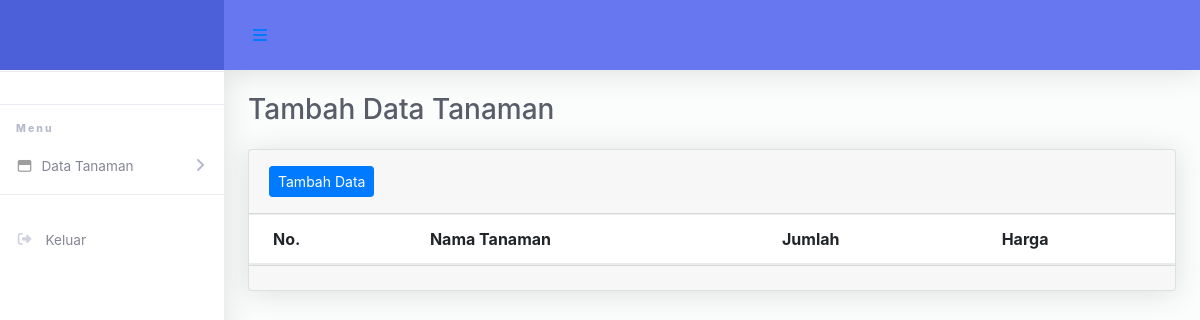
The page /crudTanaman/tambahData.php on the database as committed earlier.
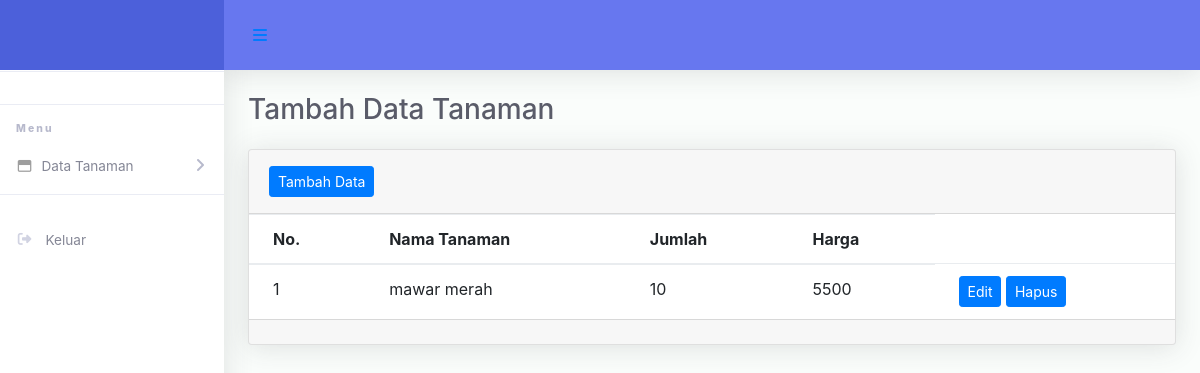
The same page on the database as committed later.
### tables this page shows
CREATE TABLE `crud` (
  `id_crud` int(11) NOT NULL,
  `nama` varchar(50) NOT NULL,
  `jumlah` int(100) NOT NULL,
  `harga` int(100) NOT NULL
);

### crudTanaman/tambahData.php (the view, shortened to what this page needs)
<!DOCTYPE html>
<html lang="en">
<head>
  <link href="../vendor/fontawesome-free/css/all.min.css" rel="stylesheet" type="text/css">
  <link href="../vendor/bootstrap/css/bootstrap.min.css" rel="stylesheet" type="text/css">
  <link href="../css/ruang-admin.min.css" rel="stylesheet">
</head>
<body id="page-top">
  <div id="wrapper">
    <ul class="navbar-nav sidebar sidebar-light accordion" id="accordionSidebar">
      <a class="sidebar-brand d-flex align-items-center justify-content-center" href="index_user.php">
      </a>
      <hr class="sidebar-divider">
      <hr class="sidebar-divider">
      <div class="sidebar-heading">
        Menu
      </div>
      <li class="nav-item">
        <a class="nav-link collapsed" href="tambahData.php" data-toggle="collapse" data-target="#collapseBootstrap"
          aria-expanded="true" aria-controls="collapseBootstrap">
          <i class="far fa-fw fa-window-maximize"></i>
          <span>Data Tanaman</span>
        </a>
      </li>
      <hr class="sidebar-divider">
      <li class="nav-item">
        <a class="nav-link" href="../logout.php">
          <span>Keluar</span>
        </a>
      </li>
    </ul>
    <div id="content-wrapper" class="d-flex flex-column">
      <div id="content">
        <nav class="navbar navbar-expand navbar-light bg-navbar topbar mb-4 static-top">
          <button id="sidebarToggleTop" class="btn btn-link rounded-circle mr-3">
            <i class="fa fa-bars"></i>
          </button>
        </nav>
        <div class="container-fluid" id="container-wrapper">
          <div class="d-sm-flex align-items-center justify-content-between mb-4">
            <h1 class="h3 mb-0 text-gray-800">Tambah Data Tanaman</h1>
          </div>
          <div class="row">
            <div class="col-lg-12">
              <div class="card">
                <div class="card-header py-3 d-flex flex-row align-items-center justify-content-between">
                  <h6 class="m-0 font-weight-bold text-primary"><a href="form_tambahData.php" class="btn btn-sm btn-primary">Tambah Data</a></h6>
                </div>
                <div class="table-responsive">
                  <table class="table align-items-center table-flush">
                    <thead class="thead-light">
                      <tr>
                        <th>No.</th>
                        <th>Nama Tanaman</th>
                        <th>Jumlah</th>
                        <th>Harga</th>
                      </tr>
                      <?php
                          include "../config.php";
                          if(isset($_GET['cari'])){
                              $cari = $_GET['cari'];
                              $query = mysqli_query($connect,"SELECT * FROM crud WHERE nama LIKE '%".$cari."%' OR nik LIKE '%".$cari."%'" );
                            }
                              else{
                                  $query = mysqli_query($connect,"SELECT * FROM crud");
                              }
                          $nomor = 1;
                          if($query){
                          while($data = mysqli_fetch_array($query)){
                          ?>
                            <tr>
                              <td><?php echo $nomor++; ?></td>
                              <td><?php echo $data['nama']; ?></td>
                              <td><?php echo $data['jumlah']; ?></td>
                              <td><?php echo $data['harga']; ?></td>
                              <td>
                                <a class="btn btn-sm btn-primary" href="form_editData.php?id_crud=<?php echo $data['id_crud']; ?>">Edit</a>
                                <a class="btn btn-sm btn-primary" href="deleteData.php?id_crud=<?php echo $data['id_crud']; ?>" onclick="return confirm()">Hapus</a>
                              </td>
                            </tr>
                            <?php } }?>
                      </thead>
                  </table>
                </div>
                <div class="card-footer"></div>
              </div>
            </div>
          </div>
        </div>
      </div>
    </div>
  </div>
</body>
</html>

Rows that differ between the two databases and show on the page:
added crud: nama "mawar merah", jumlah "10", harga "5500"
